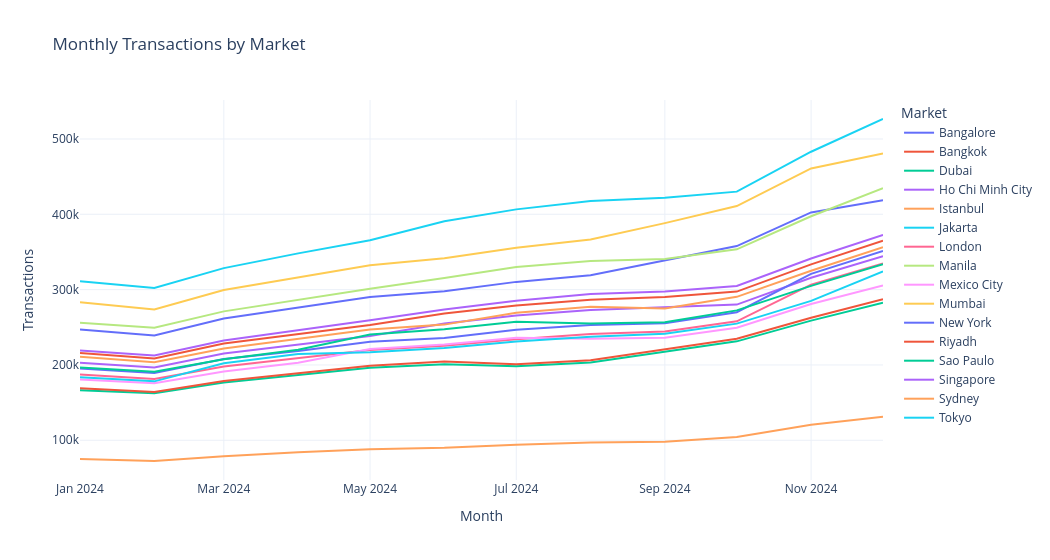

Notebook cell for this chart:
### Markdown cell above
## 6. Market-Category-Day Demand Shape

### Code cell
monthly_market = (
    market_category_day_features.groupby(["year_month", "market_name"], as_index=False)
    .agg(transactions=("transactions", "sum"), gmv_usd=("gmv_usd", "sum"), active_users=("active_users", "sum"))
)

fig = px.line(
    monthly_market,
    x="year_month",
    y="transactions",
    color="market_name",
    title="Monthly Transactions by Market",
    labels={"year_month": "Month", "transactions": "Transactions", "market_name": "Market"},
)
fig.show()

### Figure 1 — Plotly figure (JSON) as saved in the notebook; plotly's stock layout.template omitted (floating-point values rounded to 4 significant figures)
{"data": [{"hovertemplate": "Market=Bangalore<br>Month=%{x}<br>Transactions=%{y}<extra></extra>", "legendgroup": "Bangalore", "line": {"color": "#636efa", "dash": "solid"}, "marker": {"symbol": "circle"}, "mode": "lines", "name": "Bangalore", "orientation": "v", "showlegend": true, "type": "scatter", "x": ["2024-01", "2024-02", "2024-03", "2024-04", "2024-05", "2024-06", "2024-07", "2024-08", "2024-09", "2024-10", "2024-11", "2024-12"], "xaxis": "x", "y": [247055, 239225, 261735, 275736, 290225, 297926, 310281, 319151, 339096, 357841, 402496, 418617], "yaxis": "y"}, {"hovertemplate": "Market=Bangkok<br>Month=%{x}<br>Transactions=%{y}<extra></extra>", "legendgroup": "Bangkok", "line": {"color": "#EF553B", "dash": "solid"}, "marker": {"symbol": "circle"}, "mode": "lines", "name": "Bangkok", "orientation": "v", "showlegend": true, "type": "scatter", "x": ["2024-01", "2024-02", "2024-03", "2024-04", "2024-05", "2024-06", "2024-07", "2024-08", "2024-09", "2024-10", "2024-11", "2024-12"], "xaxis": "x", "y": [215842, 208544, 228352, 241407, 253055, 268307, 278972, 286663, 290060, 297414, 333582, 364881], "yaxis": "y"}, {"hovertemplate": "Market=Dubai<br>Month=%{x}<br>Transactions=%{y}<extra></extra>", "legendgroup": "Dubai", "line": {"color": "#00cc96", "dash": "solid"}, "marker": {"symbol": "circle"}, "mode": "lines", "name": "Dubai", "orientation": "v", "showlegend": true, "type": "scatter", "x": ["2024-01", "2024-02", "2024-03", "2024-04", "2024-05", "2024-06", "2024-07", "2024-08", "2024-09", "2024-10", "2024-11", "2024-12"], "xaxis": "x", "y": [166523, 162340, 176583, 186780, 196142, 201015, 198191, 203198, 217927, 231319, 258831, 282588], "yaxis": "y"}, {"hovertemplate": "Market=Ho Chi Minh City<br>Month=%{x}<br>Transactions=%{y}<extra></extra>", "legendgroup": "Ho Chi Minh City", "line": {"color": "#ab63fa", "dash": "solid"}, "marker": {"symbol": "circle"}, "mode": "lines", "name": "Ho Chi Minh City", "orientation": "v", "showlegend": true, "type": "scatter", "x": ["2024-01", "2024-02", "2024-03", "2024-04", "2024-05", "2024-06", "2024-07", "2024-08", "2024-09", "2024-10", "2024-11", "2024-12"], "xaxis": "x", "y": [202880, 196625, 215252, 226771, 238483, 255110, 265751, 273055, 276382, 280117, 315760, 344492], "yaxis": "y"}, {"hovertemplate": "Market=Istanbul<br>Month=%{x}<br>Transactions=%{y}<extra></extra>", "legendgroup": "Istanbul", "line": {"color": "#FFA15A", "dash": "solid"}, "marker": {"symbol": "circle"}, "mode": "lines", "name": "Istanbul", "orientation": "v", "showlegend": true, "type": "scatter", "x": ["2024-01", "2024-02", "2024-03", "2024-04", "2024-05", "2024-06", "2024-07", "2024-08", "2024-09", "2024-10", "2024-11", "2024-12"], "xaxis": "x", "y": [210773, 203579, 221841, 234598, 247120, 253540, 269335, 277401, 275041, 290419, 324983, 356232], "yaxis": "y"}, {"hovertemplate": "Market=Jakarta<br>Month=%{x}<br>Transactions=%{y}<extra></extra>", "legendgroup": "Jakarta", "line": {"color": "#19d3f3", "dash": "solid"}, "marker": {"symbol": "circle"}, "mode": "lines", "name": "Jakarta", "orientation": "v", "showlegend": true, "type": "scatter", "x": ["2024-01", "2024-02", "2024-03", "2024-04", "2024-05", "2024-06", "2024-07", "2024-08", "2024-09", "2024-10", "2024-11", "2024-12"], "xaxis": "x", "y": [311098, 302216, 328573, 348139, 365627, 390816, 406554, 417765, 421951, 430100, 483087, 526546], "yaxis": "y"}, {"hovertemplate": "Market=London<br>Month=%{x}<br>Transactions=%{y}<extra></extra>", "legendgroup": "London", "line": {"color": "#FF6692", "dash": "solid"}, "marker": {"symbol": "circle"}, "mode": "lines", "name": "London", "orientation": "v", "showlegend": true, "type": "scatter", "x": ["2024-01", "2024-02", "2024-03", "2024-04", "2024-05", "2024-06", "2024-07", "2024-08", "2024-09", "2024-10", "2024-11", "2024-12"], "xaxis": "x", "y": [187239, 181203, 197823, 208726, 219943, 225345, 234134, 240961, 244293, 257945, 306548, 334801], "yaxis": "y"}, {"hovertemplate": "Market=Manila<br>Month=%{x}<br>Transactions=%{y}<extra></extra>", "legendgroup": "Manila", "line": {"color": "#B6E880", "dash": "solid"}, "marker": {"symbol": "circle"}, "mode": "lines", "name": "Manila", "orientation": "v", "showlegend": true, "type": "scatter", "x": ["2024-01", "2024-02", "2024-03", "2024-04", "2024-05", "2024-06", "2024-07", "2024-08", "2024-09", "2024-10", "2024-11", "2024-12"], "xaxis": "x", "y": [256002, 249464, 271138, 286826, 301097, 315374, 329916, 337878, 340689, 353518, 397408, 434611], "yaxis": "y"}, {"hovertemplate": "Market=Mexico City<br>Month=%{x}<br>Transactions=%{y}<extra></extra>", "legendgroup": "Mexico City", "line": {"color": "#FF97FF", "dash": "solid"}, "marker": {"symbol": "circle"}, "mode": "lines", "name": "Mexico City", "orientation": "v", "showlegend": true, "type": "scatter", "x": ["2024-01", "2024-02", "2024-03", "2024-04", "2024-05", "2024-06", "2024-07", "2024-08", "2024-09", "2024-10", "2024-11", "2024-12"], "xaxis": "x", "y": [180662, 175724, 191336, 202923, 221305, 226985, 236113, 234681, 236105, 249345, 280963, 305560], "yaxis": "y"}, {"hovertemplate": "Market=Mumbai<br>Month=%{x}<br>Transactions=%{y}<extra></extra>", "legendgroup": "Mumbai", "line": {"color": "#FECB52", "dash": "solid"}, "marker": {"symbol": "circle"}, "mode": "lines", "name": "Mumbai", "orientation": "v", "showlegend": true, "type": "scatter", "x": ["2024-01", "2024-02", "2024-03", "2024-04", "2024-05", "2024-06", "2024-07", "2024-08", "2024-09", "2024-10", "2024-11", "2024-12"], "xaxis": "x", "y": [283091, 273519, 299414, 316355, 332340, 341746, 355508, 366479, 388297, 410915, 460915, 480898], "yaxis": "y"}, {"hovertemplate": "Market=New York<br>Month=%{x}<br>Transactions=%{y}<extra></extra>", "legendgroup": "New York", "line": {"color": "#636efa", "dash": "solid"}, "marker": {"symbol": "circle"}, "mode": "lines", "name": "New York", "orientation": "v", "showlegend": true, "type": "scatter", "x": ["2024-01", "2024-02", "2024-03", "2024-04", "2024-05", "2024-06", "2024-07", "2024-08", "2024-09", "2024-10", "2024-11", "2024-12"], "xaxis": "x", "y": [195199, 189399, 208012, 218411, 230775, 235858, 246793, 253096, 255470, 270031, 320876, 351316], "yaxis": "y"}, {"hovertemplate": "Market=Riyadh<br>Month=%{x}<br>Transactions=%{y}<extra></extra>", "legendgroup": "Riyadh", "line": {"color": "#EF553B", "dash": "solid"}, "marker": {"symbol": "circle"}, "mode": "lines", "name": "Riyadh", "orientation": "v", "showlegend": true, "type": "scatter", "x": ["2024-01", "2024-02", "2024-03", "2024-04", "2024-05", "2024-06", "2024-07", "2024-08", "2024-09", "2024-10", "2024-11", "2024-12"], "xaxis": "x", "y": [169107, 163948, 178727, 188874, 199052, 204429, 200792, 206163, 221144, 234801, 262662, 287380], "yaxis": "y"}, {"hovertemplate": "Market=Sao Paulo<br>Month=%{x}<br>Transactions=%{y}<extra></extra>", "legendgroup": "Sao Paulo", "line": {"color": "#00cc96", "dash": "solid"}, "marker": {"symbol": "circle"}, "mode": "lines", "name": "Sao Paulo", "orientation": "v", "showlegend": true, "type": "scatter", "x": ["2024-01", "2024-02", "2024-03", "2024-04", "2024-05", "2024-06", "2024-07", "2024-08", "2024-09", "2024-10", "2024-11", "2024-12"], "xaxis": "x", "y": [196453, 190960, 207681, 220047, 240508, 247299, 257367, 254872, 256706, 272422, 304973, 333853], "yaxis": "y"}, {"hovertemplate": "Market=Singapore<br>Month=%{x}<br>Transactions=%{y}<extra></extra>", "legendgroup": "Singapore", "line": {"color": "#ab63fa", "dash": "solid"}, "marker": {"symbol": "circle"}, "mode": "lines", "name": "Singapore", "orientation": "v", "showlegend": true, "type": "scatter", "x": ["2024-01", "2024-02", "2024-03", "2024-04", "2024-05", "2024-06", "2024-07", "2024-08", "2024-09", "2024-10", "2024-11", "2024-12"], "xaxis": "x", "y": [219190, 212587, 232428, 245732, 259468, 273759, 285096, 294283, 297437, 304751, 341371, 372731], "yaxis": "y"}, {"hovertemplate": "Market=Sydney<br>Month=%{x}<br>Transactions=%{y}<extra></extra>", "legendgroup": "Sydney", "line": {"color": "#FFA15A", "dash": "solid"}, "marker": {"symbol": "circle"}, "mode": "lines", "name": "Sydney", "orientation": "v", "showlegend": true, "type": "scatter", "x": ["2024-01", "2024-02", "2024-03", "2024-04", "2024-05", "2024-06", "2024-07", "2024-08", "2024-09", "2024-10", "2024-11", "2024-12"], "xaxis": "x", "y": [75260, 72462, 78766, 84233, 88012, 89935, 94134, 97005, 97875, 104204, 120486, 131206], "yaxis": "y"}, {"hovertemplate": "Market=Tokyo<br>Month=%{x}<br>Transactions=%{y}<extra></extra>", "legendgroup": "Tokyo", "line": {"color": "#19d3f3", "dash": "solid"}, "marker": {"symbol": "circle"}, "mode": "lines", "name": "Tokyo", "orientation": "v", "showlegend": true, "type": "scatter", "x": ["2024-01", "2024-02", "2024-03", "2024-04", "2024-05", "2024-06", "2024-07", "2024-08", "2024-09", "2024-10", "2024-11", "2024-12"], "xaxis": "x", "y": [183626, 178205, 202339, 214442, 216848, 222556, 231063, 237349, 241527, 254858, 285059, 324288], "yaxis": "y"}], "layout": {"height": 560, "legend": {"title": {"text": "Market"}, "tracegroupgap": 0}, "title": {"text": "Monthly Transactions by Market"}, "width": 1050, "xaxis": {"anchor": "y", "domain": [0, 1], "title": {"text": "Month"}}, "yaxis": {"anchor": "x", "domain": [0, 1], "title": {"text": "Transactions"}}}}
